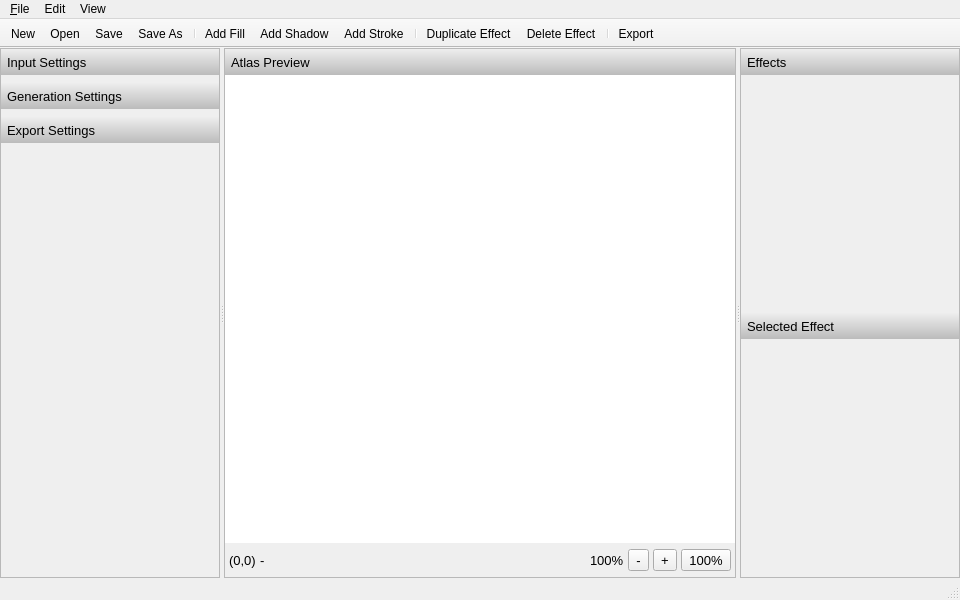
<?xml version="1.0" encoding="UTF-8"?>
<ui version="4.0">
 <class>MainWindow</class>
 <widget class="QMainWindow" name="MainWindow">
  <property name="geometry">
   <rect>
    <x>0</x>
    <y>0</y>
    <width>960</width>
    <height>600</height>
   </rect>
  </property>
  <property name="minimumSize">
   <size>
    <width>960</width>
    <height>600</height>
   </size>
  </property>
  <property name="windowTitle">
   <string>MainWindow</string>
  </property>
  <widget class="QWidget" name="centralWidget">
   <layout class="QVBoxLayout" name="verticalLayout_11">
    <property name="leftMargin">
     <number>0</number>
    </property>
    <property name="topMargin">
     <number>0</number>
    </property>
    <property name="rightMargin">
     <number>0</number>
    </property>
    <property name="bottomMargin">
     <number>0</number>
    </property>
    <item>
     <widget class="QSplitter" name="splitter">
      <property name="orientation">
       <enum>Qt::Horizontal</enum>
      </property>
      <property name="opaqueResize">
       <bool>false</bool>
      </property>
      <property name="handleWidth">
       <number>4</number>
      </property>
      <property name="childrenCollapsible">
       <bool>false</bool>
      </property>
      <widget class="QFrame" name="mainFrame01">
       <property name="sizePolicy">
        <sizepolicy hsizetype="Preferred" vsizetype="MinimumExpanding">
         <horstretch>0</horstretch>
         <verstretch>0</verstretch>
        </sizepolicy>
       </property>
       <property name="minimumSize">
        <size>
         <width>220</width>
         <height>0</height>
        </size>
       </property>
       <property name="maximumSize">
        <size>
         <width>220</width>
         <height>16777215</height>
        </size>
       </property>
       <property name="baseSize">
        <size>
         <width>220</width>
         <height>0</height>
        </size>
       </property>
       <property name="frameShape">
        <enum>QFrame::StyledPanel</enum>
       </property>
       <layout class="QVBoxLayout" name="verticalLayout_4">
        <property name="spacing">
         <number>0</number>
        </property>
        <property name="leftMargin">
         <number>0</number>
        </property>
        <property name="topMargin">
         <number>0</number>
        </property>
        <property name="rightMargin">
         <number>0</number>
        </property>
        <property name="bottomMargin">
         <number>0</number>
        </property>
        <item>
         <widget class="QFrame" name="settingsFrame01">
          <property name="sizePolicy">
           <sizepolicy hsizetype="Preferred" vsizetype="Preferred">
            <horstretch>0</horstretch>
            <verstretch>0</verstretch>
           </sizepolicy>
          </property>
          <property name="minimumSize">
           <size>
            <width>200</width>
            <height>0</height>
           </size>
          </property>
          <property name="frameShape">
           <enum>QFrame::NoFrame</enum>
          </property>
          <property name="frameShadow">
           <enum>QFrame::Raised</enum>
          </property>
          <layout class="QVBoxLayout" name="verticalLayout">
           <property name="spacing">
            <number>4</number>
           </property>
           <property name="leftMargin">
            <number>0</number>
           </property>
           <property name="topMargin">
            <number>0</number>
           </property>
           <property name="rightMargin">
            <number>0</number>
           </property>
           <property name="bottomMargin">
            <number>0</number>
           </property>
           <item>
            <widget class="QWidget" name="header01Input" native="true">
             <property name="minimumSize">
              <size>
               <width>0</width>
               <height>26</height>
              </size>
             </property>
             <property name="maximumSize">
              <size>
               <width>16777215</width>
               <height>26</height>
              </size>
             </property>
             <property name="styleSheet">
              <string notr="true">background: qlineargradient( x1:0 y1:0, x2:0 y2:1, stop:0 #eee, stop:1 #bbb);</string>
             </property>
             <layout class="QHBoxLayout" name="horizontalLayout_5">
              <property name="leftMargin">
               <number>6</number>
              </property>
              <property name="topMargin">
               <number>4</number>
              </property>
              <property name="rightMargin">
               <number>6</number>
              </property>
              <property name="bottomMargin">
               <number>4</number>
              </property>
              <item>
               <widget class="QLabel" name="labelInputSettings">
                <property name="font">
                 <font>
                  <pointsize>10</pointsize>
                 </font>
                </property>
                <property name="styleSheet">
                 <string notr="true">background: transparent;</string>
                </property>
                <property name="text">
                 <string>Input Settings</string>
                </property>
               </widget>
              </item>
             </layout>
            </widget>
           </item>
           <item>
            <widget class="InputSettingsPanel" name="inputSettingsPanel" native="true">
             <property name="sizePolicy">
              <sizepolicy hsizetype="MinimumExpanding" vsizetype="Preferred">
               <horstretch>0</horstretch>
               <verstretch>0</verstretch>
              </sizepolicy>
             </property>
             <property name="minimumSize">
              <size>
               <width>0</width>
               <height>0</height>
              </size>
             </property>
            </widget>
           </item>
           <item>
            <widget class="QWidget" name="header02Generation" native="true">
             <property name="minimumSize">
              <size>
               <width>0</width>
               <height>26</height>
              </size>
             </property>
             <property name="maximumSize">
              <size>
               <width>16777215</width>
               <height>26</height>
              </size>
             </property>
             <property name="styleSheet">
              <string notr="true">background: qlineargradient( x1:0 y1:0, x2:0 y2:1, stop:0 #eee, stop:1 #bbb);</string>
             </property>
             <layout class="QHBoxLayout" name="horizontalLayout_4">
              <property name="leftMargin">
               <number>6</number>
              </property>
              <property name="topMargin">
               <number>4</number>
              </property>
              <property name="rightMargin">
               <number>6</number>
              </property>
              <property name="bottomMargin">
               <number>4</number>
              </property>
              <item>
               <widget class="QLabel" name="labelGenerationSettings">
                <property name="font">
                 <font>
                  <pointsize>10</pointsize>
                 </font>
                </property>
                <property name="styleSheet">
                 <string notr="true">background: transparent;</string>
                </property>
                <property name="text">
                 <string>Generation Settings</string>
                </property>
               </widget>
              </item>
             </layout>
            </widget>
           </item>
           <item>
            <widget class="GenerationSettingsPanel" name="generationSettingsPanel" native="true">
             <property name="minimumSize">
              <size>
               <width>0</width>
               <height>0</height>
              </size>
             </property>
            </widget>
           </item>
           <item>
            <widget class="QWidget" name="header03Export" native="true">
             <property name="minimumSize">
              <size>
               <width>0</width>
               <height>26</height>
              </size>
             </property>
             <property name="maximumSize">
              <size>
               <width>16777215</width>
               <height>26</height>
              </size>
             </property>
             <property name="styleSheet">
              <string notr="true">background: qlineargradient( x1:0 y1:0, x2:0 y2:1, stop:0 #eee, stop:1 #bbb);</string>
             </property>
             <layout class="QHBoxLayout" name="horizontalLayout_8">
              <property name="leftMargin">
               <number>6</number>
              </property>
              <property name="topMargin">
               <number>4</number>
              </property>
              <property name="rightMargin">
               <number>6</number>
              </property>
              <property name="bottomMargin">
               <number>4</number>
              </property>
              <item>
               <widget class="QLabel" name="labelExportSettings">
                <property name="font">
                 <font>
                  <pointsize>10</pointsize>
                 </font>
                </property>
                <property name="styleSheet">
                 <string notr="true">background: transparent;</string>
                </property>
                <property name="text">
                 <string>Export Settings</string>
                </property>
               </widget>
              </item>
             </layout>
            </widget>
           </item>
           <item>
            <widget class="ExportSettingsPanel" name="exportSettingsPanel" native="true">
             <property name="minimumSize">
              <size>
               <width>0</width>
               <height>0</height>
              </size>
             </property>
            </widget>
           </item>
           <item>
            <spacer name="verticalSpacer">
             <property name="orientation">
              <enum>Qt::Vertical</enum>
             </property>
             <property name="sizeHint" stdset="0">
              <size>
               <width>20</width>
               <height>480</height>
              </size>
             </property>
            </spacer>
           </item>
          </layout>
         </widget>
        </item>
       </layout>
      </widget>
      <widget class="QFrame" name="mainFrame02">
       <property name="sizePolicy">
        <sizepolicy hsizetype="MinimumExpanding" vsizetype="Preferred">
         <horstretch>0</horstretch>
         <verstretch>0</verstretch>
        </sizepolicy>
       </property>
       <property name="minimumSize">
        <size>
         <width>460</width>
         <height>0</height>
        </size>
       </property>
       <property name="maximumSize">
        <size>
         <width>16777215</width>
         <height>16777215</height>
        </size>
       </property>
       <property name="baseSize">
        <size>
         <width>500</width>
         <height>0</height>
        </size>
       </property>
       <property name="frameShape">
        <enum>QFrame::StyledPanel</enum>
       </property>
       <property name="frameShadow">
        <enum>QFrame::Plain</enum>
       </property>
       <layout class="QVBoxLayout" name="verticalLayout_8">
        <property name="spacing">
         <number>0</number>
        </property>
        <property name="leftMargin">
         <number>0</number>
        </property>
        <property name="topMargin">
         <number>0</number>
        </property>
        <property name="rightMargin">
         <number>0</number>
        </property>
        <property name="bottomMargin">
         <number>0</number>
        </property>
        <item>
         <widget class="QWidget" name="widget_3" native="true">
          <property name="minimumSize">
           <size>
            <width>0</width>
            <height>26</height>
           </size>
          </property>
          <property name="styleSheet">
           <string notr="true">background: qlineargradient( x1:0 y1:0, x2:0 y2:1, stop:0 #eee, stop:1 #bbb);</string>
          </property>
          <layout class="QHBoxLayout" name="horizontalLayout_2">
           <property name="leftMargin">
            <number>6</number>
           </property>
           <property name="topMargin">
            <number>4</number>
           </property>
           <property name="rightMargin">
            <number>6</number>
           </property>
           <property name="bottomMargin">
            <number>4</number>
           </property>
           <item>
            <widget class="QLabel" name="label_36">
             <property name="font">
              <font>
               <pointsize>10</pointsize>
              </font>
             </property>
             <property name="styleSheet">
              <string notr="true">background: transparent;</string>
             </property>
             <property name="text">
              <string>Atlas Preview</string>
             </property>
            </widget>
           </item>
          </layout>
         </widget>
        </item>
        <item>
         <widget class="QGraphicsView" name="atlasGraphicsView">
          <property name="font">
           <font>
            <pointsize>12</pointsize>
           </font>
          </property>
          <property name="frameShape">
           <enum>QFrame::NoFrame</enum>
          </property>
         </widget>
        </item>
        <item>
         <layout class="QHBoxLayout" name="horizontalLayout_3">
          <property name="spacing">
           <number>4</number>
          </property>
          <property name="leftMargin">
           <number>4</number>
          </property>
          <property name="topMargin">
           <number>6</number>
          </property>
          <property name="rightMargin">
           <number>4</number>
          </property>
          <property name="bottomMargin">
           <number>6</number>
          </property>
          <item>
           <widget class="QLabel" name="labelAtlasSize">
            <property name="font">
             <font>
              <pointsize>10</pointsize>
             </font>
            </property>
            <property name="text">
             <string>(0,0)</string>
            </property>
           </widget>
          </item>
          <item>
           <widget class="QLabel" name="labelFeedback">
            <property name="font">
             <font>
              <pointsize>10</pointsize>
             </font>
            </property>
            <property name="text">
             <string>-</string>
            </property>
           </widget>
          </item>
          <item>
           <spacer name="horizontalSpacer">
            <property name="orientation">
             <enum>Qt::Horizontal</enum>
            </property>
            <property name="sizeHint" stdset="0">
             <size>
              <width>40</width>
              <height>20</height>
             </size>
            </property>
           </spacer>
          </item>
          <item>
           <widget class="QLabel" name="labelZoom">
            <property name="font">
             <font>
              <pointsize>10</pointsize>
             </font>
            </property>
            <property name="text">
             <string>100%</string>
            </property>
           </widget>
          </item>
          <item>
           <widget class="QToolButton" name="toolButtonZoomOut">
            <property name="font">
             <font>
              <pointsize>10</pointsize>
             </font>
            </property>
            <property name="text">
             <string>-</string>
            </property>
           </widget>
          </item>
          <item>
           <widget class="QToolButton" name="toolButtonZoomIn">
            <property name="font">
             <font>
              <pointsize>10</pointsize>
             </font>
            </property>
            <property name="text">
             <string>+</string>
            </property>
           </widget>
          </item>
          <item>
           <widget class="QToolButton" name="toolButtonZoomReset">
            <property name="font">
             <font>
              <pointsize>10</pointsize>
             </font>
            </property>
            <property name="text">
             <string>100%</string>
            </property>
           </widget>
          </item>
         </layout>
        </item>
       </layout>
      </widget>
      <widget class="QFrame" name="mainFrame03">
       <property name="minimumSize">
        <size>
         <width>220</width>
         <height>0</height>
        </size>
       </property>
       <property name="maximumSize">
        <size>
         <width>220</width>
         <height>16777215</height>
        </size>
       </property>
       <property name="baseSize">
        <size>
         <width>220</width>
         <height>0</height>
        </size>
       </property>
       <property name="frameShape">
        <enum>QFrame::StyledPanel</enum>
       </property>
       <layout class="QVBoxLayout" name="verticalLayout_3">
        <property name="leftMargin">
         <number>0</number>
        </property>
        <property name="topMargin">
         <number>0</number>
        </property>
        <property name="rightMargin">
         <number>0</number>
        </property>
        <property name="bottomMargin">
         <number>0</number>
        </property>
        <item>
         <widget class="QFrame" name="settingsFrame02">
          <property name="sizePolicy">
           <sizepolicy hsizetype="Preferred" vsizetype="Preferred">
            <horstretch>2</horstretch>
            <verstretch>0</verstretch>
           </sizepolicy>
          </property>
          <property name="minimumSize">
           <size>
            <width>200</width>
            <height>0</height>
           </size>
          </property>
          <property name="frameShape">
           <enum>QFrame::NoFrame</enum>
          </property>
          <property name="frameShadow">
           <enum>QFrame::Raised</enum>
          </property>
          <layout class="QVBoxLayout" name="verticalLayout_2">
           <property name="spacing">
            <number>0</number>
           </property>
           <property name="leftMargin">
            <number>0</number>
           </property>
           <property name="topMargin">
            <number>0</number>
           </property>
           <property name="rightMargin">
            <number>0</number>
           </property>
           <property name="bottomMargin">
            <number>0</number>
           </property>
           <item>
            <widget class="QWidget" name="header03Effects" native="true">
             <property name="minimumSize">
              <size>
               <width>0</width>
               <height>26</height>
              </size>
             </property>
             <property name="maximumSize">
              <size>
               <width>16777215</width>
               <height>26</height>
              </size>
             </property>
             <property name="styleSheet">
              <string notr="true">background: qlineargradient( x1:0 y1:0, x2:0 y2:1, stop:0 #eee, stop:1 #bbb);</string>
             </property>
             <layout class="QHBoxLayout" name="horizontalLayout_6">
              <property name="leftMargin">
               <number>6</number>
              </property>
              <property name="topMargin">
               <number>4</number>
              </property>
              <property name="rightMargin">
               <number>6</number>
              </property>
              <property name="bottomMargin">
               <number>4</number>
              </property>
              <item>
               <widget class="QLabel" name="labelEffects">
                <property name="font">
                 <font>
                  <pointsize>10</pointsize>
                 </font>
                </property>
                <property name="styleSheet">
                 <string notr="true">background: transparent;</string>
                </property>
                <property name="text">
                 <string>Effects</string>
                </property>
               </widget>
              </item>
             </layout>
            </widget>
           </item>
           <item>
            <widget class="QListWidget" name="listWidgetEffects">
             <property name="styleSheet">
              <string notr="true">QListView { background-color: transparent; }
QListView::item:selected { background-color: rgba(255,255,255,255); }</string>
             </property>
             <property name="dragEnabled">
              <bool>true</bool>
             </property>
             <property name="dragDropMode">
              <enum>QAbstractItemView::InternalMove</enum>
             </property>
             <property name="resizeMode">
              <enum>QListView::Fixed</enum>
             </property>
            </widget>
           </item>
           <item>
            <widget class="QWidget" name="headerSelectedEffect" native="true">
             <property name="minimumSize">
              <size>
               <width>0</width>
               <height>26</height>
              </size>
             </property>
             <property name="maximumSize">
              <size>
               <width>16777215</width>
               <height>26</height>
              </size>
             </property>
             <property name="styleSheet">
              <string notr="true">background: qlineargradient( x1:0 y1:0, x2:0 y2:1, stop:0 #eee, stop:1 #bbb);</string>
             </property>
             <layout class="QHBoxLayout" name="horizontalLayout_7">
              <property name="leftMargin">
               <number>6</number>
              </property>
              <property name="topMargin">
               <number>4</number>
              </property>
              <property name="rightMargin">
               <number>6</number>
              </property>
              <property name="bottomMargin">
               <number>4</number>
              </property>
              <item>
               <widget class="QLabel" name="labelSelectedEffect">
                <property name="font">
                 <font>
                  <pointsize>10</pointsize>
                 </font>
                </property>
                <property name="styleSheet">
                 <string notr="true">background: transparent;</string>
                </property>
                <property name="text">
                 <string>Selected Effect</string>
                </property>
               </widget>
              </item>
             </layout>
            </widget>
           </item>
           <item>
            <widget class="QStackedWidget" name="stackedEffects">
             <property name="frameShadow">
              <enum>QFrame::Sunken</enum>
             </property>
            </widget>
           </item>
          </layout>
         </widget>
        </item>
       </layout>
      </widget>
     </widget>
    </item>
   </layout>
  </widget>
  <widget class="QStatusBar" name="statusBar"/>
  <widget class="QMenuBar" name="menuBar">
   <property name="geometry">
    <rect>
     <x>0</x>
     <y>0</y>
     <width>960</width>
     <height>22</height>
    </rect>
   </property>
   <property name="defaultUp">
    <bool>false</bool>
   </property>
   <property name="nativeMenuBar">
    <bool>true</bool>
   </property>
   <widget class="QMenu" name="menu_File">
    <property name="title">
     <string>&amp;File</string>
    </property>
    <addaction name="actionNew"/>
    <addaction name="actionOpen"/>
    <addaction name="actionSave"/>
    <addaction name="actionSaveAs"/>
   </widget>
   <widget class="QMenu" name="menuView">
    <property name="title">
     <string>View</string>
    </property>
    <addaction name="actionToggle_Retina_Support"/>
    <addaction name="actionToggle_Glyph_Outlines"/>
   </widget>
   <widget class="QMenu" name="menuEdit">
    <property name="title">
     <string>Edit</string>
    </property>
    <widget class="QMenu" name="menuAdd_Effect">
     <property name="title">
      <string>Append Effect</string>
     </property>
     <addaction name="actionAdd_Fill"/>
     <addaction name="actionAdd_Shadow"/>
     <addaction name="actionAdd_Stroke"/>
    </widget>
    <widget class="QMenu" name="menuInsert_Effect">
     <property name="title">
      <string>Insert Effect</string>
     </property>
    </widget>
    <addaction name="menuInsert_Effect"/>
    <addaction name="menuAdd_Effect"/>
    <addaction name="actionDelete_Selected_Effect"/>
    <addaction name="actionDuplicate_Selected_Effect"/>
   </widget>
   <addaction name="menu_File"/>
   <addaction name="menuEdit"/>
   <addaction name="menuView"/>
  </widget>
  <widget class="QToolBar" name="toolBar">
   <property name="windowTitle">
    <string>toolBar</string>
   </property>
   <property name="movable">
    <bool>false</bool>
   </property>
   <property name="iconSize">
    <size>
     <width>24</width>
     <height>24</height>
    </size>
   </property>
   <property name="toolButtonStyle">
    <enum>Qt::ToolButtonTextUnderIcon</enum>
   </property>
   <property name="floatable">
    <bool>false</bool>
   </property>
   <attribute name="toolBarArea">
    <enum>TopToolBarArea</enum>
   </attribute>
   <attribute name="toolBarBreak">
    <bool>false</bool>
   </attribute>
   <addaction name="actionNew"/>
   <addaction name="actionOpen"/>
   <addaction name="actionSave"/>
   <addaction name="actionSaveAs"/>
   <addaction name="separator"/>
   <addaction name="actionAdd_Fill"/>
   <addaction name="actionAdd_Shadow"/>
   <addaction name="actionAdd_Stroke"/>
   <addaction name="separator"/>
   <addaction name="actionDuplicate_Selected_Effect"/>
   <addaction name="actionDelete_Selected_Effect"/>
   <addaction name="separator"/>
   <addaction name="actionExport"/>
  </widget>
  <action name="actionExport_PNG">
   <property name="text">
    <string>Export PNG...</string>
   </property>
  </action>
  <action name="actionToggle_Retina_Support">
   <property name="text">
    <string>Toggle Retina Support</string>
   </property>
  </action>
  <action name="actionOpen">
   <property name="icon">
    <iconset resource="../resources/resources.qrc">
     <normaloff>:/icons/file_open.png</normaloff>:/icons/file_open.png</iconset>
   </property>
   <property name="text">
    <string>Open...</string>
   </property>
   <property name="shortcut">
    <string>Ctrl+O</string>
   </property>
  </action>
  <action name="actionSave">
   <property name="icon">
    <iconset resource="../resources/resources.qrc">
     <normaloff>:/icons/file_save.png</normaloff>:/icons/file_save.png</iconset>
   </property>
   <property name="text">
    <string>Save</string>
   </property>
   <property name="shortcut">
    <string>Ctrl+S</string>
   </property>
  </action>
  <action name="actionNew">
   <property name="icon">
    <iconset resource="../resources/resources.qrc">
     <normaloff>:/icons/file_new.png</normaloff>:/icons/file_new.png</iconset>
   </property>
   <property name="text">
    <string>New</string>
   </property>
   <property name="shortcut">
    <string>Ctrl+N</string>
   </property>
  </action>
  <action name="actionAdd_Fill">
   <property name="icon">
    <iconset resource="../resources/resources.qrc">
     <normaloff>:/icons/add_effect_fill.png</normaloff>:/icons/add_effect_fill.png</iconset>
   </property>
   <property name="text">
    <string>Add Fill</string>
   </property>
   <property name="shortcut">
    <string>Ctrl+1</string>
   </property>
  </action>
  <action name="actionAdd_Shadow">
   <property name="icon">
    <iconset resource="../resources/resources.qrc">
     <normaloff>:/icons/add_effect_shadow.png</normaloff>:/icons/add_effect_shadow.png</iconset>
   </property>
   <property name="text">
    <string>Add Shadow</string>
   </property>
   <property name="shortcut">
    <string>Ctrl+2</string>
   </property>
  </action>
  <action name="actionAdd_Stroke">
   <property name="icon">
    <iconset resource="../resources/resources.qrc">
     <normaloff>:/icons/add_effect_stroke.png</normaloff>:/icons/add_effect_stroke.png</iconset>
   </property>
   <property name="text">
    <string>Add Stroke</string>
   </property>
   <property name="shortcut">
    <string>Ctrl+3</string>
   </property>
  </action>
  <action name="actionDelete_Selected_Effect">
   <property name="icon">
    <iconset resource="../resources/resources.qrc">
     <normaloff>:/icons/effect_delete.png</normaloff>:/icons/effect_delete.png</iconset>
   </property>
   <property name="text">
    <string>Delete Effect</string>
   </property>
   <property name="toolTip">
    <string>Delete Selected Effect</string>
   </property>
   <property name="shortcut">
    <string>Ctrl+X</string>
   </property>
  </action>
  <action name="actionSaveAs">
   <property name="icon">
    <iconset resource="../resources/resources.qrc">
     <normaloff>:/icons/file_save_as.png</normaloff>:/icons/file_save_as.png</iconset>
   </property>
   <property name="text">
    <string>Save As...</string>
   </property>
   <property name="toolTip">
    <string>Save As</string>
   </property>
   <property name="shortcut">
    <string>Ctrl+Shift+S</string>
   </property>
  </action>
  <action name="actionDuplicate_Selected_Effect">
   <property name="icon">
    <iconset resource="../resources/resources.qrc">
     <normaloff>:/icons/effect_duplicate.png</normaloff>:/icons/effect_duplicate.png</iconset>
   </property>
   <property name="text">
    <string>Duplicate Effect</string>
   </property>
   <property name="toolTip">
    <string>Duplicate Selected Effect</string>
   </property>
   <property name="shortcut">
    <string>Ctrl+D</string>
   </property>
  </action>
  <action name="actionExport">
   <property name="icon">
    <iconset resource="../resources/resources.qrc">
     <normaloff>:/icons/export.png</normaloff>:/icons/export.png</iconset>
   </property>
   <property name="text">
    <string>Export</string>
   </property>
   <property name="shortcut">
    <string>Ctrl+E</string>
   </property>
  </action>
  <action name="actionToggle_Glyph_Outlines">
   <property name="text">
    <string>Toggle Glyph Outlines</string>
   </property>
  </action>
 </widget>
 <layoutdefault spacing="6" margin="11"/>
 <customwidgets>
  <customwidget>
   <class>InputSettingsPanel</class>
   <extends>QWidget</extends>
   <header>src/UI/Widgets/InputSettingsPanel.h</header>
   <container>1</container>
  </customwidget>
  <customwidget>
   <class>GenerationSettingsPanel</class>
   <extends>QWidget</extends>
   <header>src/UI/Widgets/GenerationSettingsPanel.h</header>
   <container>1</container>
  </customwidget>
  <customwidget>
   <class>ExportSettingsPanel</class>
   <extends>QWidget</extends>
   <header>src/UI/Widgets/ExportSettingsPanel.h</header>
   <container>1</container>
  </customwidget>
 </customwidgets>
 <resources>
  <include location="../resources/resources.qrc"/>
 </resources>
 <connections/>
 <slots>
  <slot>updateDocumentFromGui()</slot>
 </slots>
</ui>
